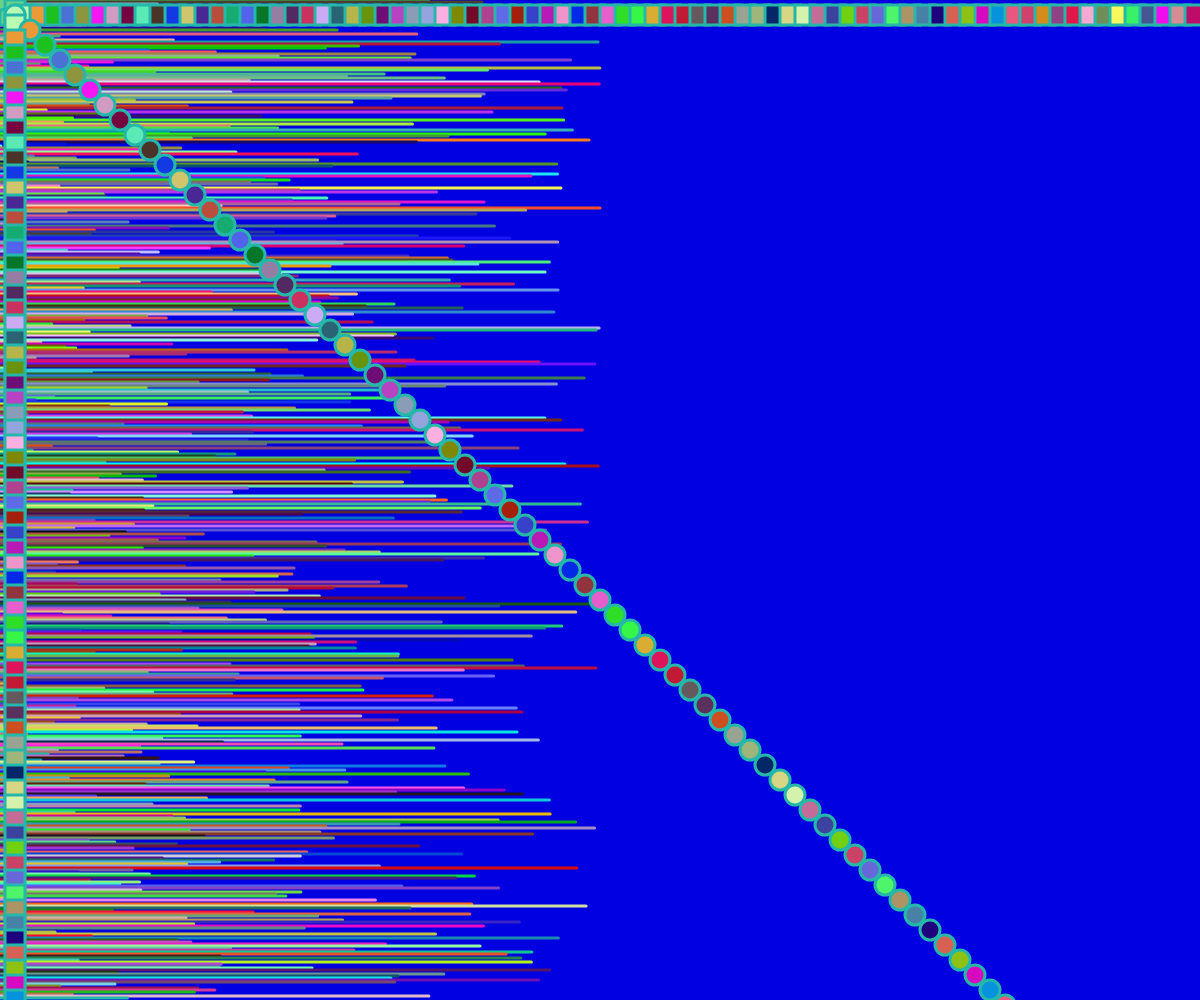
Frame 1 (no input)
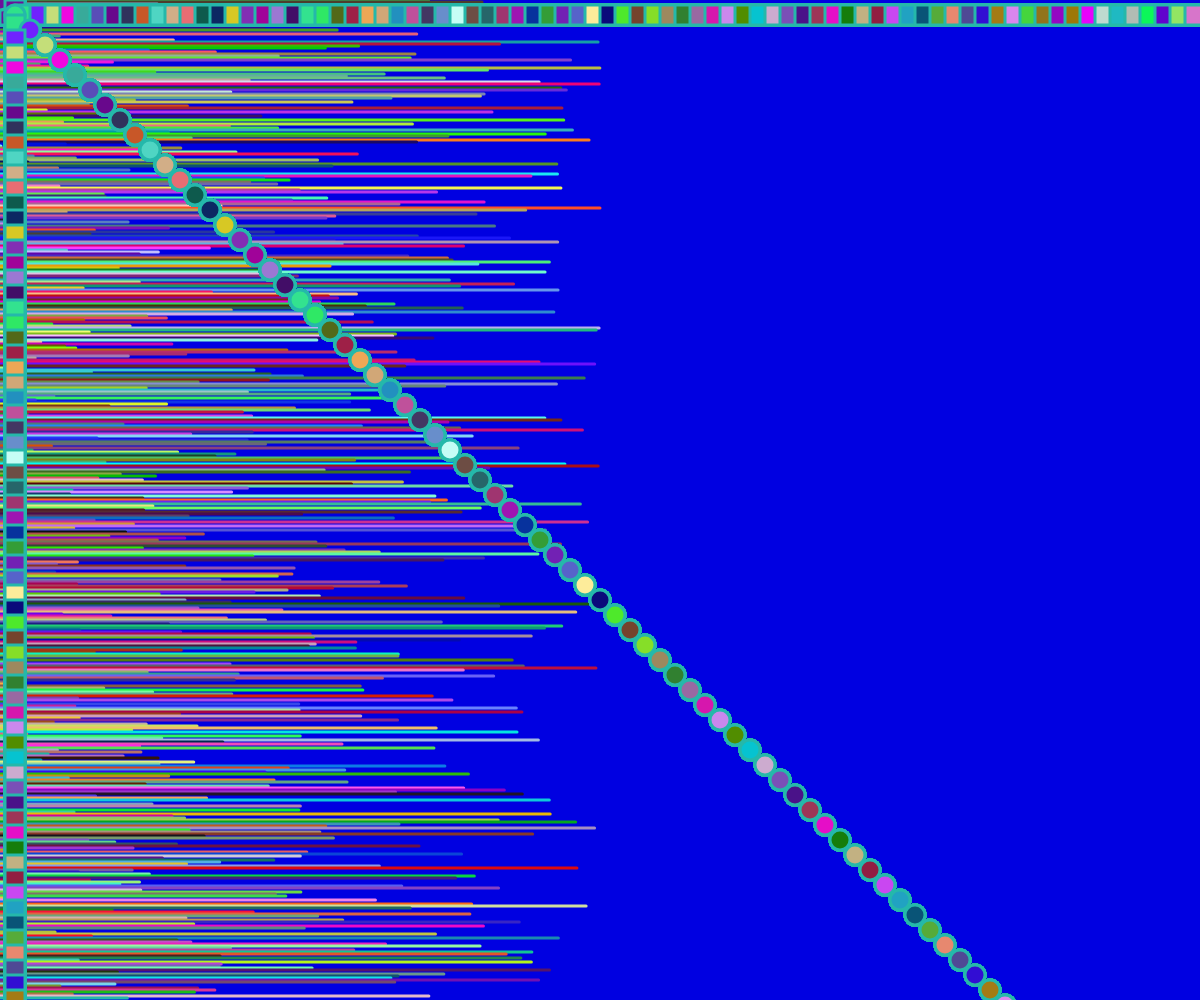
Frame 60 (no input)
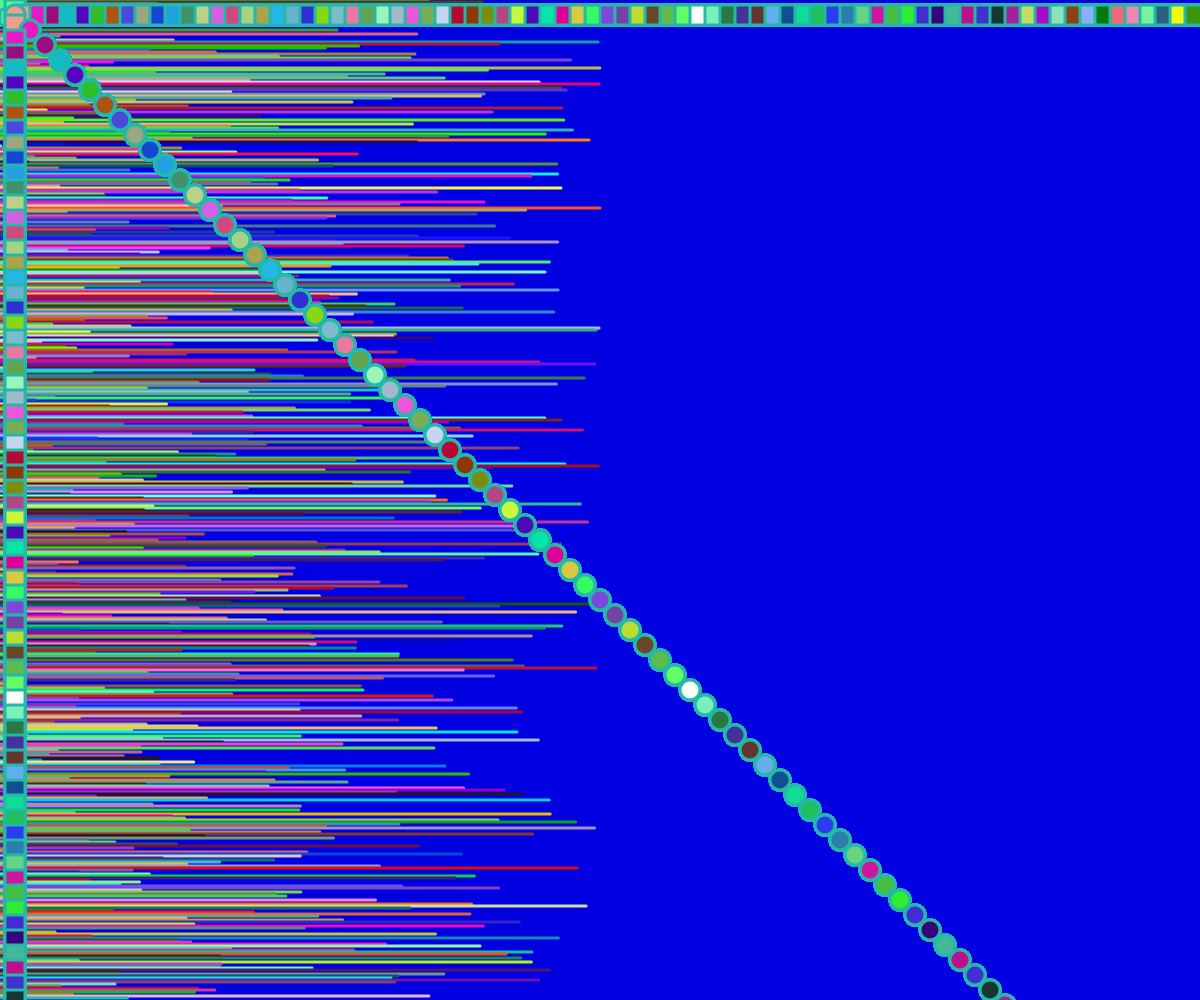
Frame 120 (the mouse pressed at the canvas centre since frame 60)

The p5.js sketch that drew these frames (run headless with seeded random() and noise() and a simulated clock; from frame 60 on, the mouse is pressed at the canvas centre):

// p5.js sketch
// ── sketch.js
function setup() {
  // put setup code here
createCanvas(windowWidth,windowHeight);
background(0,0,225);
// three-digit hexadecimal RGB notation
for (let counter=0; counter < height;counter = counter + 2){
let xlen = random(0,width/2);
strokeWeight(3);
let rcol = random(0,255)
let gcol = random(0,255)
let bcol = random(0,255)
stroke(rcol,gcol,bcol)
line(0,counter,xlen,counter)

}

}






function draw() {
  for (let counter=0; counter < width;counter = counter + 15){
  let rcol = random(0,255)
  let gcol = random(0,255)
  let bcol = random(0,255)
  fill(rcol,gcol,bcol)
    rect(counter,5,20)
    circle(counter,counter,20)
    square(5,counter,20)
}
}
